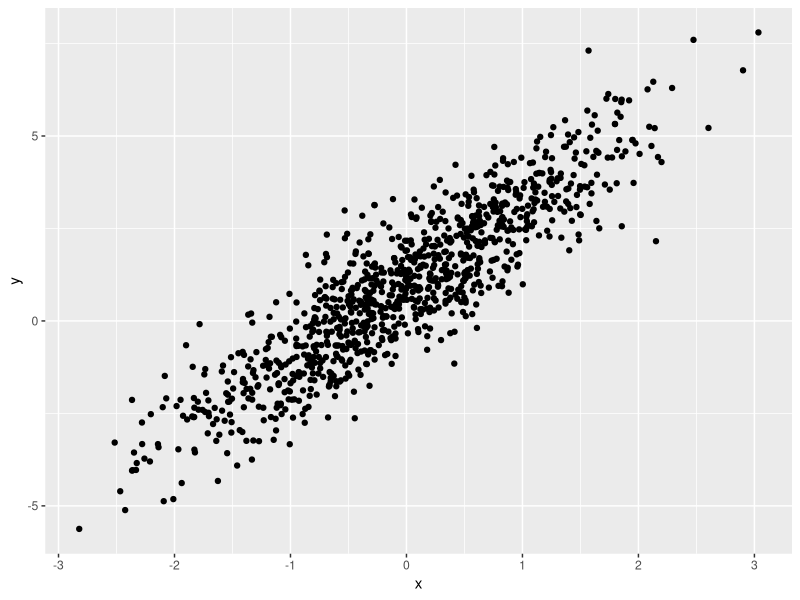

This chart was generated by the following R code:
## ---- chunk 1
library(tidyverse)
## ---- chunk 2
samp = rnorm(100)
length(samp)
## ---- chunk 3
plot_df = 
  tibble(
   x = rnorm(n = 1000),
    y = 1 + 2 * x + rnorm(1000)
  )
ggplot(plot_df, aes (x = x, y = y)) + geom_point()
